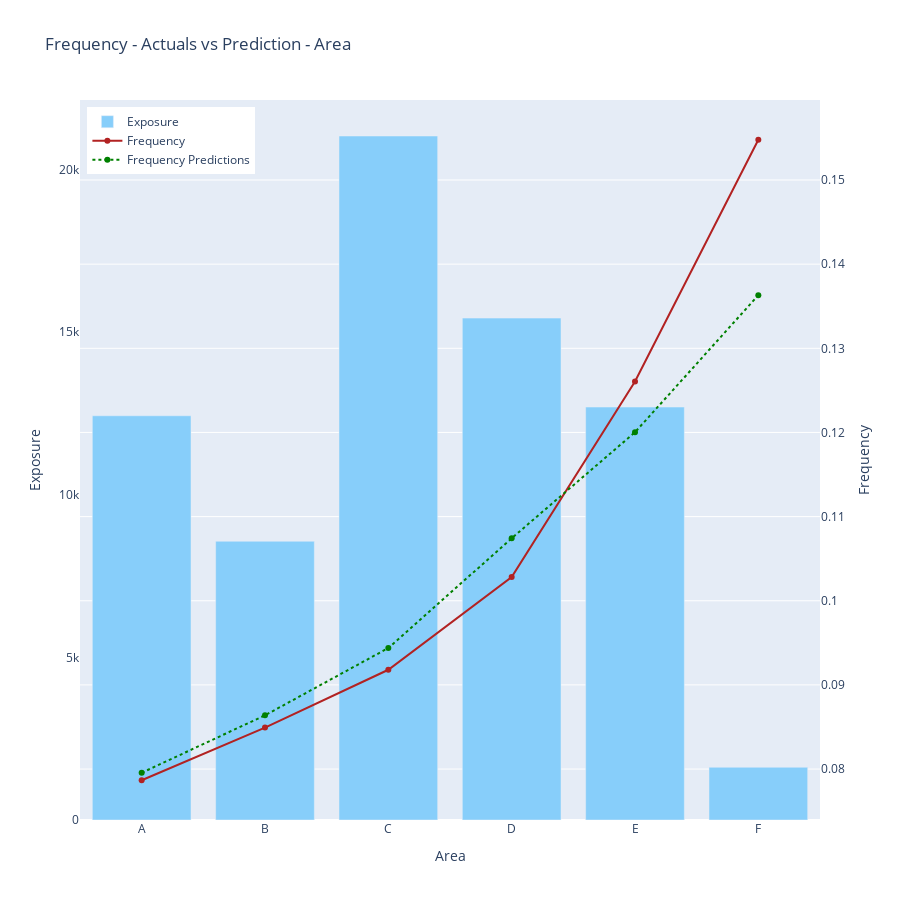

The notebook cell this image was saved under:
### Code cell
plot_aggregated_data(visual_data = aggregated_data, 
                        factor = factor, 
                        target = 'Frequency', 
                        prediction = 'FrequencyPrediction',
                        exposure = 'Exposure')

### Figure 1 — Plotly figure (JSON) as saved in the notebook; plotly's stock layout.template omitted (floating-point values rounded to 4 significant figures)
{"data": [{"marker": {"color": "lightskyblue"}, "name": "Exposure", "type": "bar", "x": ["A", "B", "C", "D", "E", "F"], "y": [12430.0, 8572.0, 21040.0, 15440.0, 12700.0, 1622.0], "yaxis": "y"}, {"line": {"color": "firebrick"}, "mode": "lines+markers", "name": "Frequency", "type": "scatter", "x": ["A", "B", "C", "D", "E", "F"], "y": [0.07867, 0.08493, 0.0918, 0.1028, 0.1261, 0.1548], "yaxis": "y2"}, {"line": {"color": "green", "dash": "dot"}, "mode": "lines+markers", "name": "Frequency Predictions", "type": "scatter", "x": ["A", "B", "C", "D", "E", "F"], "y": [0.07956, 0.08639, 0.09438, 0.1074, 0.12, 0.1363], "yaxis": "y2"}], "layout": {"barmode": "group", "height": 900, "legend": {"x": 0.01, "y": 0.99}, "title": {"text": "Frequency - Actuals vs Prediction - Area"}, "xaxis": {"title": {"text": "Area"}}, "yaxis": {"showgrid": false, "side": "left", "title": {"text": "Exposure"}}, "yaxis2": {"overlaying": "y", "side": "right", "title": {"text": "Frequency"}}}}
